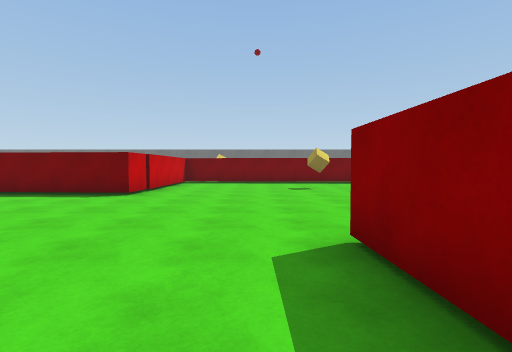
View 1 (above)

24 first-person views from a walk through a Unity game level. The camera is 1.3 m above the floor, tilts 2° down and sees 85° across. The floor is counted in squares, 1.8 m on a side. Each view is taken from the middle of a square. On the plan, view 1 faces up. The plan holds only what a view shows up to about 10 squares ahead; the rest is blank. The player is left out. Surface patterns are stand-ins for the level's own textures.

View 2
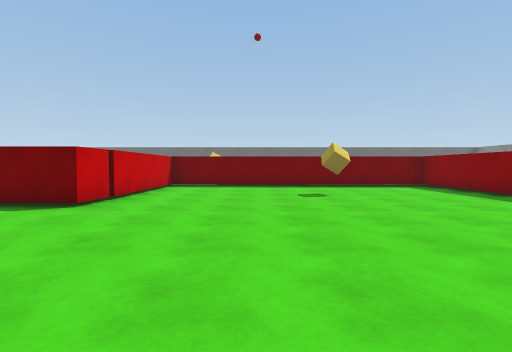

View 3
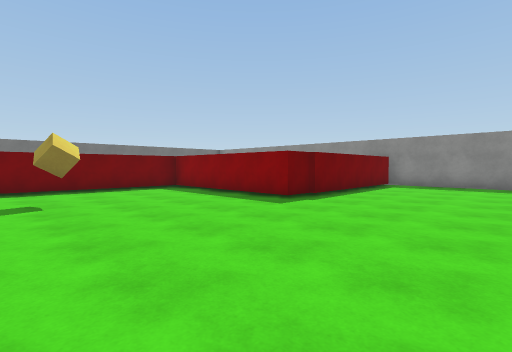

View 4
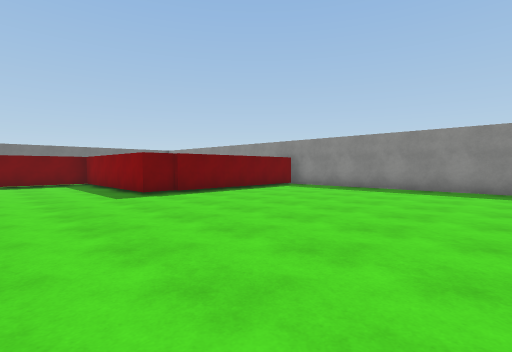

View 5
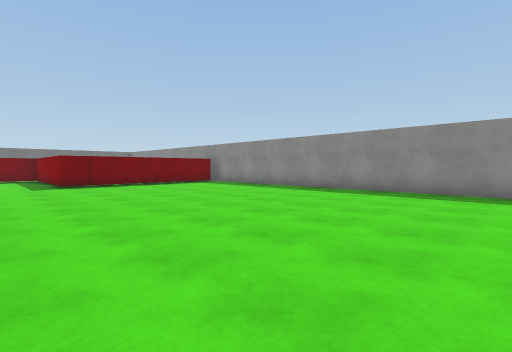

View 6
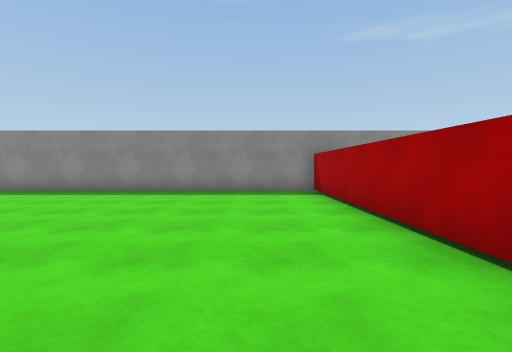

View 7
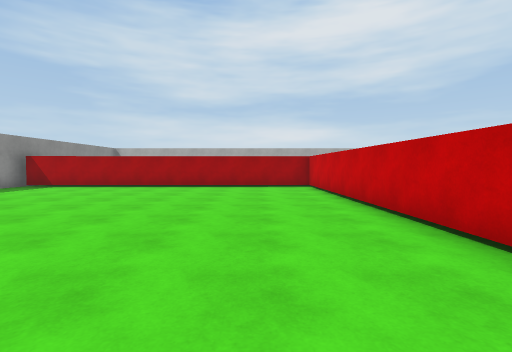

View 8
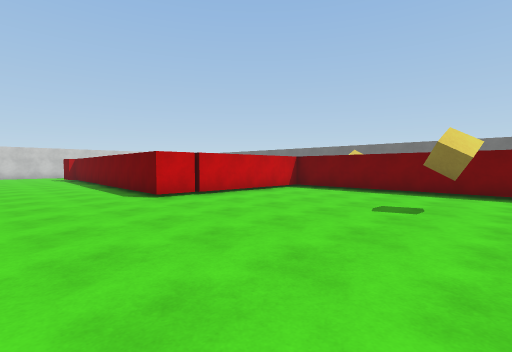

View 9
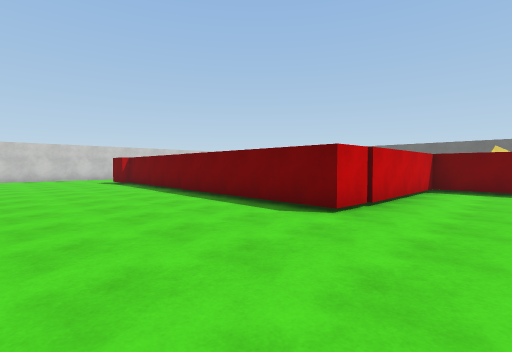

View 10
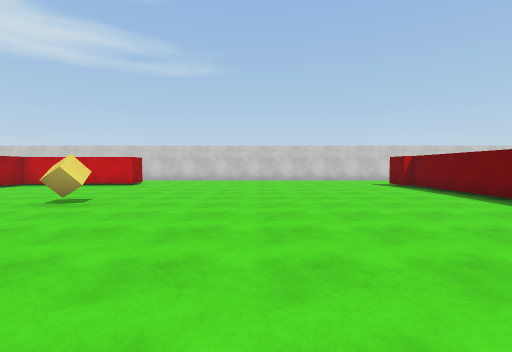

View 11
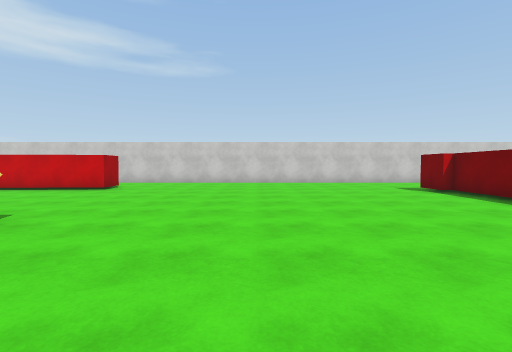

View 12
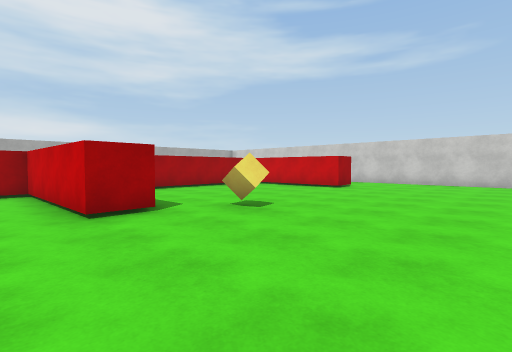

View 13
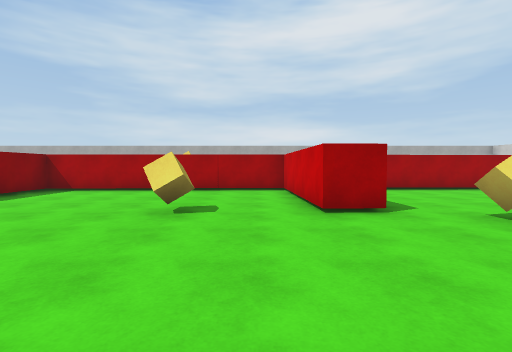

View 14
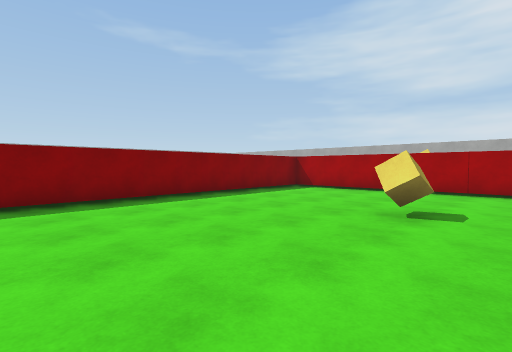

View 15
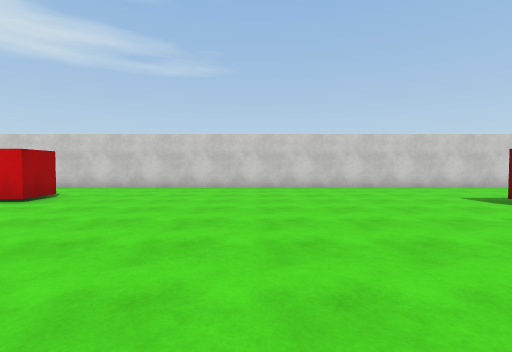

View 16
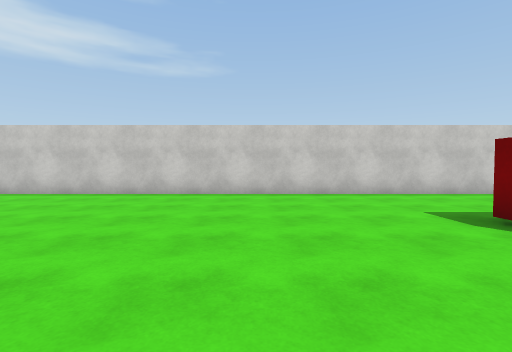

View 17
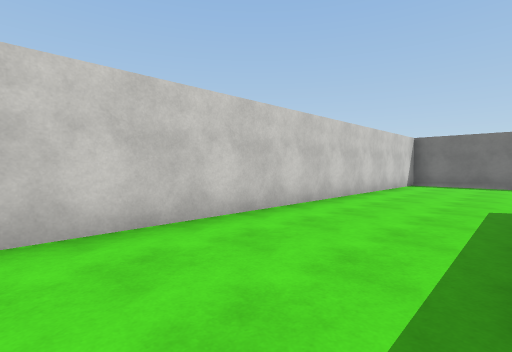

View 18
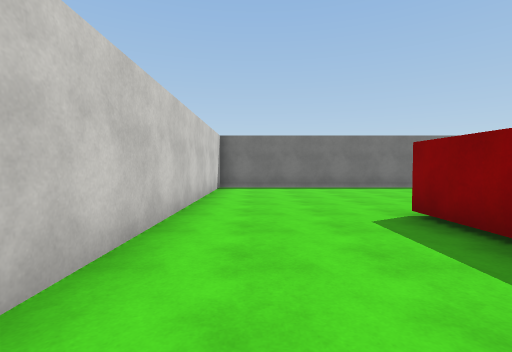

View 19
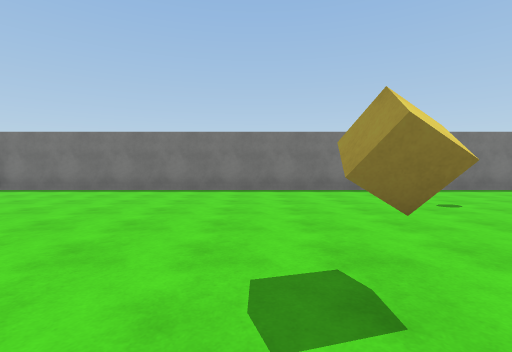

View 20
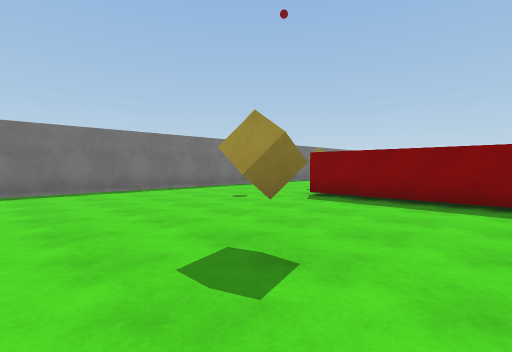

View 21
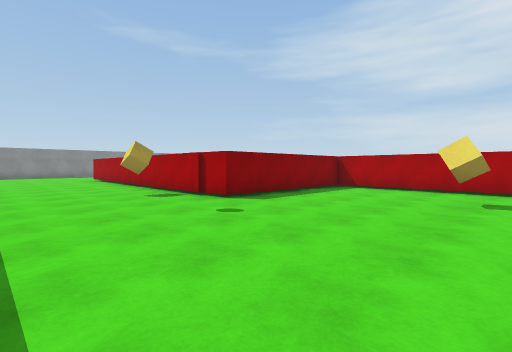

View 22
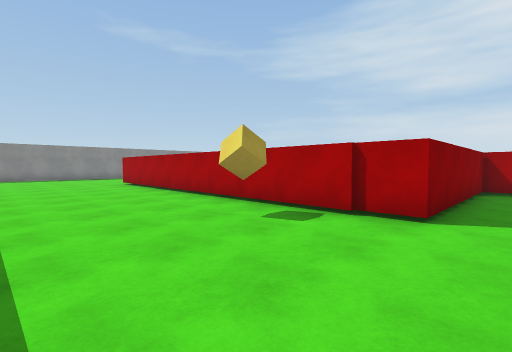

View 23
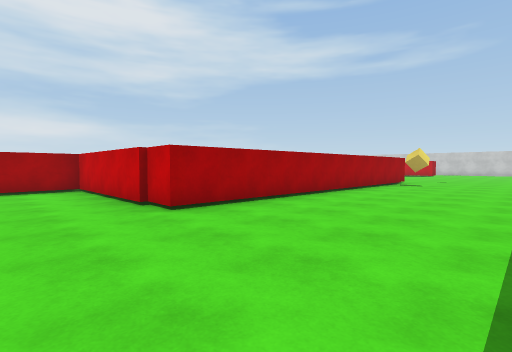

View 24
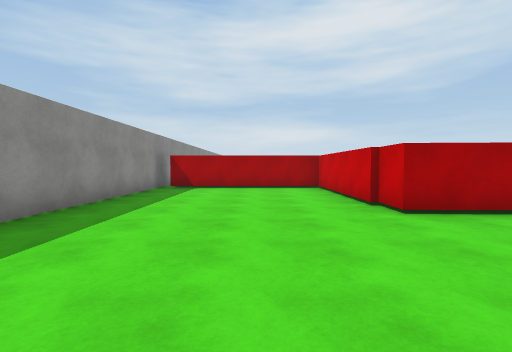

### Floor plan
Points are (right, up) in squares from view 1. A wall is a line through its corners. A room is listed if a view was taken in it or the views show most of it. See-through windows are left out.
Room 1 (views 1, 2, 3, 4, 5, 6, 7, 8, 9, 10, 11, 12, 13, 14, 15, 16, 17, 18, 19, 20, 21, 22, 23, 24)
walls: (1.9, 1.8) (2.1, -5.8) (12, -5.7); (-7.1, -2.3) (-6, -2.3) (-5.8, -6.4) (1.1, -6.2) (0.9, 2.7); (-8.7, 8.2) (-4.1, 8) (-4.1, 13.1) (6.9, 12.8) (6.9, 7.8) (11.8, 7.9); (-12.6, 7.1) (-13.7, 7.1); (-14.6, -2.7) (-13.6, -2.6) (-13.4, -5.8); (-13.1, -6.6) (-9, -6.5); (-13.7, 10.5) (-13.7, 12.1); (11.4, 6.8) (5.9, 6.8) (5.9, 11.8) (-3, 12.1) (-3.1, 6.9) (-12.7, 7.3); (-1, 17.6) (-17.2, 17.6) (-17.2, -4.6); (12.3, -6) (12.3, 13.5)
objects: cube (-8, -2); cube (-8, 11); cube (-4, -2); cube (-2, 14); cube (2, 9)

Positions as (right, up) in squares from view 1, and headings:
1: (0, 0), facing up
2: (0, 2), facing up
3: (1, 3), facing up-right
4: (3, 0), facing up-right
5: (4, -4), facing up-right
6: (4, -4), facing right
7: (4, 4), facing down
8: (3, 4), facing up-left
9: (-1, 3), facing up-left
10: (-3, 2), facing left
11: (-5, 2), facing left
12: (-5, 2), facing down-left
13: (-5, 2), facing down
14: (-5, 2), facing down-right
15: (-8, 2), facing left
16: (-10, 4), facing left
17: (-14, 6), facing up-left
18: (-16, 8), facing up
19: (-9, 9), facing up
20: (-10, 9), facing up-right
21: (-9, 17), facing down-right
22: (-5, 17), facing down-right
23: (9, 17), facing down-left
24: (9, 17), facing down
